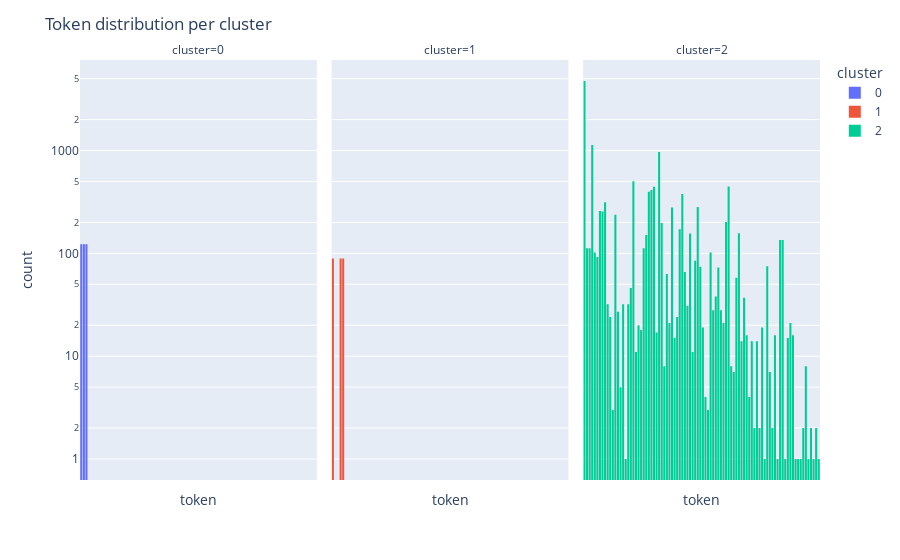

This figure's notebook cell:
### Code cell
def token_df(X):
    def select(i):
        df = X[[f"token{i}",'cluster']]
        df = df.rename(columns = {f"token{i}":'token'})
        #df.token = df.token.str[:20]
        return df
    return pd.concat([select(1), select(2), select(3)],axis=0)

def token_distribution(df):
    fig = px.histogram(
        df, x="token", 
        facet_col="cluster",  facet_col_wrap=4, 
        log_y=True, 
        category_orders=cluster_order,
        color='cluster'
    )
    #fig.update_xaxes(matches=None)
    fig.update_xaxes(showticklabels=False, visible=True)
    fig.update_layout(title='Token distribution per cluster')
    #fig.update_traces(showlegend=True)
    fig.show()
    
tdf = token_df(fX_train) 
token_distribution(tdf)

### Figure 1 — Plotly figure (JSON) as saved in the notebook; plotly's stock layout.template omitted (floating-point values rounded to 4 significant figures; data arrays with more than 128 entries replaced by an {"elided": "..."} marker saying what was removed)
{"data": [{"alignmentgroup": "True", "bingroup": "x", "hovertemplate": "cluster=0<br>token=%{x}<br>count=%{y}<extra></extra>", "legendgroup": "0", "marker": {"color": "#636efa", "pattern": {"shape": ""}}, "name": "0", "offsetgroup": "0", "orientation": "v", "showlegend": true, "type": "histogram", "x": {"elided": "369 str values"}, "xaxis": "x", "yaxis": "y"}, {"alignmentgroup": "True", "bingroup": "x", "hovertemplate": "cluster=1<br>token=%{x}<br>count=%{y}<extra></extra>", "legendgroup": "1", "marker": {"color": "#EF553B", "pattern": {"shape": ""}}, "name": "1", "offsetgroup": "1", "orientation": "v", "showlegend": true, "type": "histogram", "x": {"elided": "267 str values"}, "xaxis": "x2", "yaxis": "y2"}, {"alignmentgroup": "True", "bingroup": "x", "hovertemplate": "cluster=2<br>token=%{x}<br>count=%{y}<extra></extra>", "legendgroup": "2", "marker": {"color": "#00cc96", "pattern": {"shape": ""}}, "name": "2", "offsetgroup": "2", "orientation": "v", "showlegend": true, "type": "histogram", "x": {"elided": "14253 str values"}, "xaxis": "x3", "yaxis": "y3"}], "layout": {"annotations": [{"font": {}, "showarrow": false, "text": "cluster=0", "x": 0.16, "xanchor": "center", "xref": "paper", "y": 1, "yanchor": "bottom", "yref": "paper"}, {"font": {}, "showarrow": false, "text": "cluster=1", "x": 0.5, "xanchor": "center", "xref": "paper", "y": 1, "yanchor": "bottom", "yref": "paper"}, {"font": {}, "showarrow": false, "text": "cluster=2", "x": 0.84, "xanchor": "center", "xref": "paper", "y": 1, "yanchor": "bottom", "yref": "paper"}], "barmode": "relative", "legend": {"title": {"text": "cluster"}, "tracegroupgap": 0}, "margin": {"t": 60}, "title": {"text": "Token distribution per cluster"}, "xaxis": {"anchor": "y", "domain": [0, 0.32], "showticklabels": false, "title": {"text": "token"}, "visible": true}, "xaxis2": {"anchor": "y2", "domain": [0.34, 0.66], "matches": "x", "showticklabels": false, "title": {"text": "token"}, "visible": true}, "xaxis3": {"anchor": "y3", "domain": [0.68, 1.0], "matches": "x", "showticklabels": false, "title": {"text": "token"}, "visible": true}, "yaxis": {"anchor": "x", "domain": [0, 1], "title": {"text": "count"}, "type": "log"}, "yaxis2": {"anchor": "x2", "domain": [0, 1], "matches": "y", "showticklabels": false, "type": "log"}, "yaxis3": {"anchor": "x3", "domain": [0, 1], "matches": "y", "showticklabels": false, "type": "log"}}}
